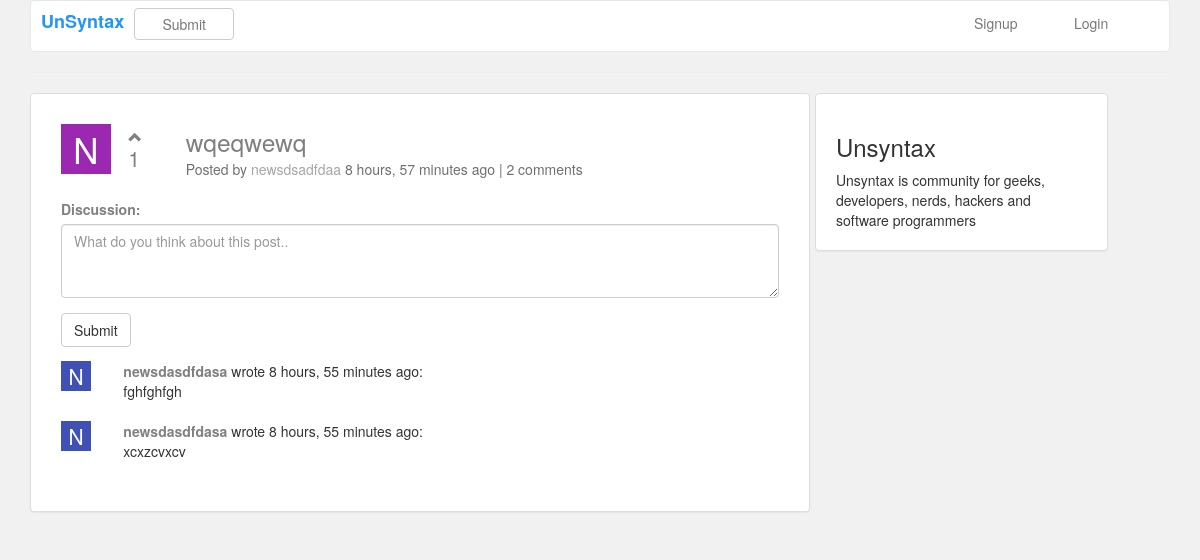
Screenshot of /posts/wqeqwewq30bf06f5-2944-4e with the database file from the repository.
### app/models.py (models this page shows, shortened)
class Item(models.Model):  # link between group of users in project and project permissions
	uid = models.UUIDField(default=uuid.uuid4, editable=False, unique=True)
	title = models.CharField(max_length=100, null = True, blank = True)
	url = models.CharField(max_length=100, null = True, blank = True)
	posted_by = models.ForeignKey(User, related_name='items')
	post_url = models.CharField(max_length=200, null = True, blank = True)
	votes = models.IntegerField(null=True, blank=True, default=1)
	voters = models.ManyToManyField(User, related_name='upvoted_items')
	score = models.IntegerField(null=True, blank=True, default=1)
	description = models.TextField(null=True, blank=True)
	created = models.DateTimeField(default=datetime.now, blank=True)

class Comment(models.Model):  # link between group of users in project and project permissions
	uid = models.UUIDField(default=uuid.uuid4, editable=False, unique=True)
	item = models.ForeignKey(Item, null=True, blank=True, related_name="comments")
	comment = models.ForeignKey("self", null=True, blank=True, related_name="comments")
	posted_by = models.ForeignKey(User, related_name='comments')
	votes = models.IntegerField(null=True, blank=True, default=1)
	content = models.TextField(null=True, blank=True)
	created = models.DateTimeField(default=datetime.now, blank=True)

### app/views.py (the view)
# urls.py: url(r'^posts/(?P<post_url>[\w-]+)$', views.detail),
def detail(request, post_url):
	item = Item.objects.get(post_url=post_url)
	return render(request, 'detail.html', {'item':item})

### app/templates/detail.html (shortened to what this page needs)
{% extends 'base.html' %}
{% block content %}
<div class="container " >
<div class="row">
<div class="col-md-8 panel panel-default" style="padding: 30">
<div class="row">
<div class="col-md-1" style="">
<div style="font-size: 250%;  color: white; width: 50; background-color:{{item.posted_by.userprofile.all.0.bg}};height: 50; text-align: center;">
{{item.posted_by|make_list|first|capfirst }}
</div>
</div>
<div class="col-md-1 " style="">
<div class="" style="padding: 5">
{% if request.user in item.voters.all %}
<span style="color: red" class="glyphicon glyphicon-chevron-up"></span><span style="font-size: 150%; color:grey"> {{item.votes}}</span>
{% else %}
<a href="/upvote/{{item.post_url}}/"><span style="color: grey" class="glyphicon glyphicon-chevron-up"></span><span style="font-size: 150%; color:grey"> {{item.votes}}</span></a>
{% endif %}
</div>
</div>
<div class="col-md-10" >
<a href={{item.url}} style="color: grey; font-size: 175%; ">{{item.title}}</a><br>
<span style="opacity: 0.7">Posted by <a style="color: grey" href="/profile/{{item.posted_by.userprofile.all.0.uid}}"> {{item.posted_by}}</a> {{item.created|timesince}} ago | {{item.comments.all.count}} comments</span><br><br>
</div>
</div>
  <form action="/submit_comment/{{item.post_url}}" method="post">
<div class="form-group">
  <label style="color: grey" for="comment">Discussion:</label>
  <textarea class="form-control" rows="3" id="content" name="content" placeholder="What do you think about this post.. "></textarea>
</div>
<button class="btn btn-default" type="submit">Submit</button>
</form>
{% for c in item.comments.all reversed %}
<div class="row">
<div class="col-md-1">
<div style="font-size: 150%;  color: white; width: 30; height: 30;  margin-bottom: 20%;background-color:{{c.posted_by.userprofile.all.0.bg}}; text-align: center;">
{{c.posted_by|make_list|first|capfirst }}
 </div>
</div>
<div class="col-md-11">
 <b>
<a style="color: grey" href="/profile/{{c.posted_by.userprofile.all.0.uid}}">{{c.posted_by}}</a></b> wrote {{c.created|timesince}} ago:<br>
{{c.content}}
</div>
</div>
<br>
{% endfor %}
</div>
<div class="col-md-3 panel panel-default"  style="padding: 20; margin-left:5">
<h3>Unsyntax</h3>
Unsyntax is community for geeks, developers, nerds, hackers and software programmers</div>
</div>
</div>
</div>
{% endblock %}

### rows the page displays
Item: posted_by|make_list "N", votes "1", title "wqeqwewq", posted_by "newsdsadfdaa", created "8 hours, 57 minutes", comments.all.count "2"
Comment: posted_by|make_list "N", posted_by "newsdasdfdasa", created "8 hours, 55 minutes", content "fghfghfgh"
Comment: posted_by|make_list "N", posted_by "newsdasdfdasa", created "8 hours, 55 minutes", content "xcxzcvxcv"
